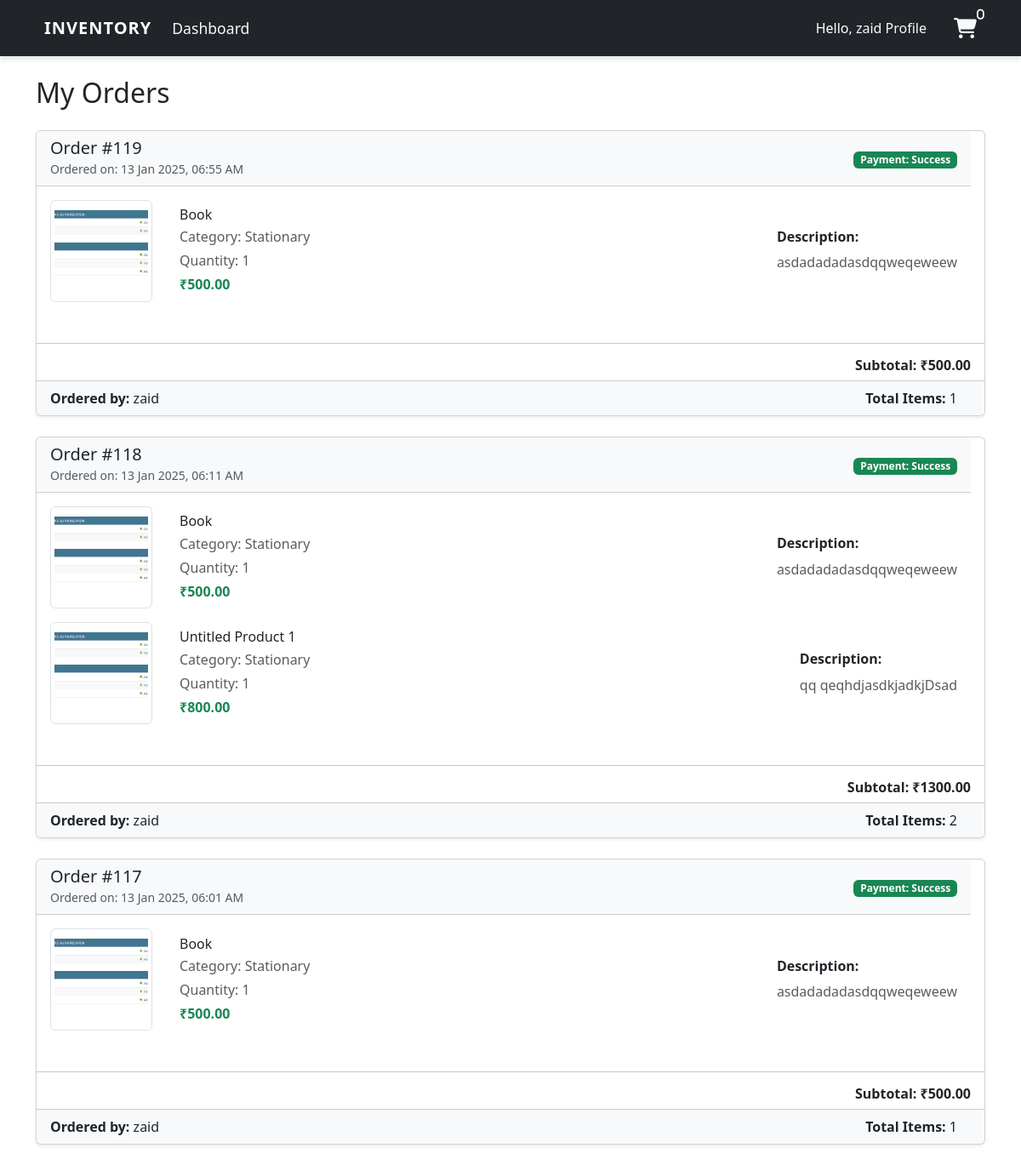
/myorder/ (signed in), run on the app's committed database.
### user/models.py (models this page shows, shortened)
class Order(models.Model):
    product = models.ForeignKey(Product, on_delete=models.CASCADE , null=True )
    shipping_address = models.ForeignKey('ShippingAddress', on_delete=models.SET_NULL, null=True, blank=True , related_name='shipping_addresses')
    staff = models.ForeignKey(User, on_delete=models.CASCADE, null=True)
    order_quantity = models.PositiveIntegerField(null=True)
    date = models.DateTimeField(auto_now_add=True)
    payment_status = models.CharField(
        max_length=20, choices=[('success', 'Success'), ('failed', 'Failed')],
        default='failed'
    )

class OrderItem(models.Model):
    product = models.ForeignKey(Product, on_delete=models.CASCADE)
    date = models.DateTimeField(auto_now_add=True)
    quantity = models.PositiveIntegerField(default=1)
    order = models.ForeignKey(Order, on_delete=models.CASCADE)

class Product(models.Model):
    name = models.CharField(max_length=100, blank=True , default='Untitled Product')
    category = models.CharField(max_length=20, choices=CATEGORY, blank=True ,default='Stationary')
    quantity = models.PositiveIntegerField()
    price = models.DecimalField(max_digits=10, decimal_places=2, default=0.00)
    description = models.TextField(blank=True, null=True)
    image = models.ImageField(upload_to='product_images/', blank=True, null=True)

### user/views.py (the view)
# urls.py: path('myorder/', views.myorder, name='myorder'),
@login_required(login_url='login')
def myorder(request):
    orders = Order.objects.filter(staff=request.user).prefetch_related('orderitem_set').order_by('-date')  # Adjust relationship name if different
    cart = request.session.get('cart', {})
    orders_with_subtotals = []
    for order in orders:
        subtotal = sum(
            item.product.price * item.quantity for item in order.orderitem_set.all()
        )
        orders_with_subtotals.append({
            'order': order,
            'subtotal': subtotal,
        })
    context = {
        'cart_items':cart,
        'orders': orders,
        'orders_with_subtotals': orders_with_subtotals,
    }
    return render(request, 'dashboard/my_order.html', context)

### templates/dashboard/my_order.html (shortened to what this page needs)
{% extends 'partials/base.html' %}
{% block content %}
<div class="container my-4">
  <h2 class="mb-4">My Orders</h2>
  {% if orders_with_subtotals %}
    {% for order_data in orders_with_subtotals %}
    <div class="card mb-4 shadow-sm">
      <div class="card-header bg-light d-flex justify-content-between align-items-center">
        <div>
          <h5 class="mb-0">Order #{{ order_data.order.id }}</h5>
          <small class="text-muted">Ordered on: {{ order_data.order.date|date:"d M Y, h:i A" }}</small>
        </div>
        <div>
          <span class="badge bg-success text-white">Payment: {{ order_data.order.payment_status|capfirst }}</span>
        </div>
      </div>
      <div class="card-body">
        {% for item in order_data.order.orderitem_set.all %}
        <div class="d-flex mb-3">
          <div class="me-3">
            <img src="{{ item.product.image.url }}" alt="{{ item.product.name }}" class="img-thumbnail" style="width: 120px; height: 120px; object-fit: cover;">
          </div>
          <div class="flex-grow-1">
            <h6 class="mb-1">{{ item.product.name }}</h6>
            <p class="mb-1 text-muted">Category: {{ item.product.category }}</p>
            <p class="mb-1 text-muted">Quantity: {{ item.quantity }}</p>
            <p class="mb-0 fw-bold text-success">₹{{ item.product.price }}</p>
          </div>
          <div class="ms-3 align-self-center">
            <h6 class="fw-bold">Description:</h6>
            <p class="text-muted mb-0">{{ item.product.description }}</p>
          </div>
        </div>
        {% endfor %}
      </div>
      <hr>
      <div class="d-flex justify-content-end">
        <h6 class="fw-bold">Subtotal: ₹{{ order_data.subtotal }}</h6>
      </div>
      <div class="card-footer bg-light">
        <div class="d-flex justify-content-between align-items-center">
          <div>
            <p class="mb-0"><strong>Ordered by:</strong> {{ order_data.order.staff.username }}</p>
          </div>
          <div>
            <strong>Total Items:</strong> {{ order_data.order.orderitem_set.count }}
          </div>
        </div>
      </div>
    </div>
    {% endfor %}
  {% else %}
    <p class="text-center">You have no orders yet.</p>
  {% endif %}
</div>
{% endblock %}

### templates/partials/nav.html (shortened to what this page needs)
<head>
  <link
    rel="stylesheet"
    href="https://cdnjs.cloudflare.com/ajax/libs/font-awesome/6.7.2/css/all.min.css"
  />
  <link
    href="https://cdn.jsdelivr.net/npm/bootstrap@5.3.0-alpha1/dist/css/bootstrap.min.css"
    rel="stylesheet"
  />
</head>
<body>
  <nav class="navbar navbar-expand-lg">
    <div class="container-fluid">
      <a class="navbar-brand" href="#">Inventory</a>
      <div class="collapse navbar-collapse" id="navbarSupportedContent">
        <ul class="navbar-nav me-auto mb-2 mb-lg-0">
          <li class="nav-item">
            <a class="nav-link active" aria-current="page" href="{% url 'test' %}">Dashboard</a>
          </li>
        </ul>
        <form class="d-flex" role="search">
          <div class="profile-dropdown">
            <span class="text-white">Hello,</span>
            <a href="{% url 'profile' %}" class="profile">{{ request.user }} Profile</a>
          </div>
        </form>
        {% if not request.user.is_staff %}
        <div class="cart">
          <a href="{% url 'cart' %}" class="cart-icon"><i class="fa-solid fa-cart-shopping">
            <span class="cart-count">{{cart_items|length }}</span></i></a>
        </div>
        {% endif %}
      </div>
    </div>
  </nav>
</body>

### templates/partials/base.html (style rules this page uses)
body { background-color: hsl(0, 0%, 98%); }
h1,h2,h3,h4,h5,h6 { color:hsl(0, 0%, 30%); }
.card { display: flex; flex-direction: column; height: 100%; }
.card-body { flex-grow: 1; display: flex; flex-direction: column; }
.navbar { background-color: #212529 !important; padding: 1rem 2rem; box-shadow: 0 4px 6px rgba(0, 0, 0, 0.1); }
.navbar-brand { color: #ffffff !important; }
.navbar-nav .nav-link { color: #f8f9fa !important; }
.navbar { background-color: #212529; padding: 1rem 2rem; box-shadow: 0 4px 6px rgba(0, 0, 0, 0.1); }
.profile-dropdown { position: relative; }
.navbar-brand { color: #ffffff; font-size: 1.75rem; font-weight: bold; text-transform: uppercase; letter-spacing: 1px; transition: color 0.3s ease; }
.navbar-brand { color: #ffffff; font-size: 1.75rem; font-weight: bold; text-transform: uppercase; letter-spacing: 1px; transition: color 0.3s ease; padding-left: 40px; }
.navbar-nav .nav-link { color: #f8f9fa; font-size: 1.1rem; padding: 0.75rem 1rem; transition: color 0.3s ease; }
.navbar-nav .nav-link.active { color: #ffffff; }
.d-flex { align-items: center; gap: 1rem; margin-right: 1rem; }
.profile, .logout { color: #f8f9fa; text-decoration: none; font-size: 1rem; font-weight: 500; }
.cart-icon { color: #f8f9fa; font-size: 1.5rem; margin-left: 1rem; transition: color 0.3s ease; }

### templates/partials/nav.html (style rules this page uses)
.cart-count { position: absolute; top: 10px; font-size: 14px; }
.cart { padding-right: 40px; }

### data on the page
Order: order.id "119", order "13 Jan 2025, 06:55 AM", order.payment_status "Success", subtotal "500.00", order.staff.username "zaid", order.orderitem_set.count "1"
OrderItem: product.image (picture), product.name "Book", product.category "Stationary", quantity "1", product.price "500.00", product.description "asdadadadasdqqweqeweew"
Order: order.id "118", order "13 Jan 2025, 06:11 AM", order.payment_status "Success", subtotal "1300.00", order.staff.username "zaid", order.orderitem_set.count "2"
OrderItem: product.image (picture), product.name "Book", product.category "Stationary", quantity "1", product.price "500.00", product.description "asdadadadasdqqweqeweew"
OrderItem: product.image (picture), product.name "Untitled Product 1", product.category "Stationary", quantity "1", product.price "800.00", product.description "qq qeqhdjasdkjadkjDsad"
Order: order.id "117", order "13 Jan 2025, 06:01 AM", order.payment_status "Success", subtotal "500.00", order.staff.username "zaid", order.orderitem_set.count "1"
OrderItem: product.image (picture), product.name "Book", product.category "Stationary", quantity "1", product.price "500.00", product.description "asdadadadasdqqweqeweew"

### other printed values
{{ request.user }} "zaid"
{{ cart_items|length }} "0"
